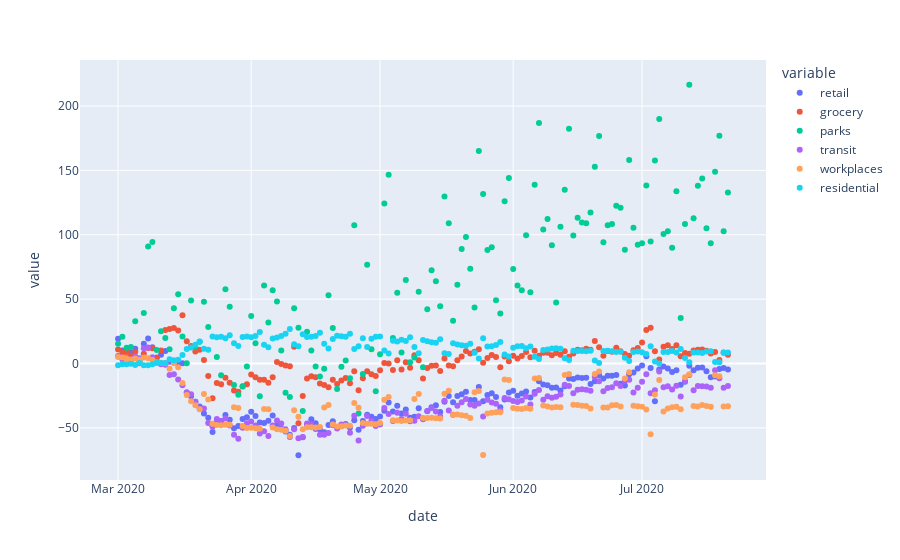

Write notebook code for a chart like this one.
### Code cell
# Look at six different categories at the same time
fig = px.scatter(state_df, x="date", y=["retail", "grocery", "parks", "transit", "workplaces", "residential"])
fig.show()

### Figure 1 — Plotly figure (JSON) as saved in the notebook; plotly's stock layout.template omitted (floating-point values rounded to 4 significant figures; data arrays with more than 128 entries replaced by an {"elided": "..."} marker saying what was removed)
{"data": [{"hovertemplate": "variable=retail<br>date=%{x}<br>value=%{y}<extra></extra>", "legendgroup": "retail", "marker": {"color": "#636efa", "symbol": "circle"}, "mode": "markers", "name": "retail", "orientation": "v", "showlegend": true, "type": "scatter", "x": {"elided": "143 str values"}, "xaxis": "x", "y": {"elided": "143 float values"}, "yaxis": "y"}, {"hovertemplate": "variable=grocery<br>date=%{x}<br>value=%{y}<extra></extra>", "legendgroup": "grocery", "marker": {"color": "#EF553B", "symbol": "circle"}, "mode": "markers", "name": "grocery", "orientation": "v", "showlegend": true, "type": "scatter", "x": {"elided": "143 str values"}, "xaxis": "x", "y": {"elided": "143 float values"}, "yaxis": "y"}, {"hovertemplate": "variable=parks<br>date=%{x}<br>value=%{y}<extra></extra>", "legendgroup": "parks", "marker": {"color": "#00cc96", "symbol": "circle"}, "mode": "markers", "name": "parks", "orientation": "v", "showlegend": true, "type": "scatter", "x": {"elided": "143 str values"}, "xaxis": "x", "y": {"elided": "143 float values"}, "yaxis": "y"}, {"hovertemplate": "variable=transit<br>date=%{x}<br>value=%{y}<extra></extra>", "legendgroup": "transit", "marker": {"color": "#ab63fa", "symbol": "circle"}, "mode": "markers", "name": "transit", "orientation": "v", "showlegend": true, "type": "scatter", "x": {"elided": "143 str values"}, "xaxis": "x", "y": {"elided": "143 float values"}, "yaxis": "y"}, {"hovertemplate": "variable=workplaces<br>date=%{x}<br>value=%{y}<extra></extra>", "legendgroup": "workplaces", "marker": {"color": "#FFA15A", "symbol": "circle"}, "mode": "markers", "name": "workplaces", "orientation": "v", "showlegend": true, "type": "scatter", "x": {"elided": "143 str values"}, "xaxis": "x", "y": {"elided": "143 float values"}, "yaxis": "y"}, {"hovertemplate": "variable=residential<br>date=%{x}<br>value=%{y}<extra></extra>", "legendgroup": "residential", "marker": {"color": "#19d3f3", "symbol": "circle"}, "mode": "markers", "name": "residential", "orientation": "v", "showlegend": true, "type": "scatter", "x": {"elided": "143 str values"}, "xaxis": "x", "y": {"elided": "143 float values"}, "yaxis": "y"}], "layout": {"legend": {"title": {"text": "variable"}, "tracegroupgap": 0}, "margin": {"t": 60}, "xaxis": {"anchor": "y", "domain": [0, 1], "title": {"text": "date"}}, "yaxis": {"anchor": "x", "domain": [0, 1], "title": {"text": "value"}}}}
